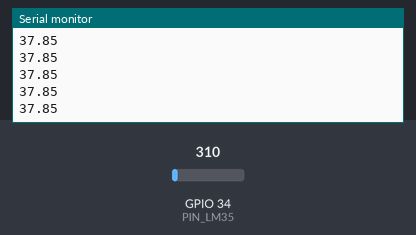
The sketch below on a simulated ESP32. On the bench: the last lines printed to the serial monitor. Inputs (shaded band) come from the test bench; at power-on: GPIO 34 (PIN_LM35) = 310.

Above: at 1.2 s.
1.3 s: GPIO 34 (PIN_LM35) set to 372
At 1.31 s:
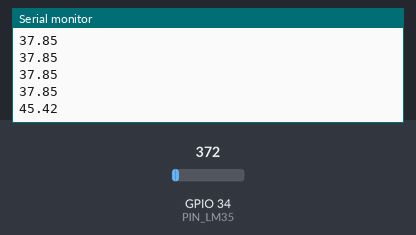
2.8 s: GPIO 34 (PIN_LM35) set to 434
At 2.81 s:
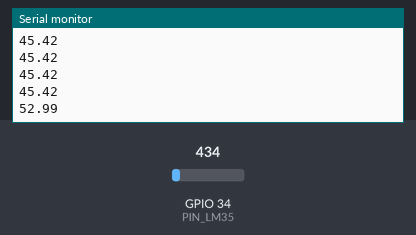
Timing chart, 0 to 5.8 s (numbered marks = the images above; inputs shaded):
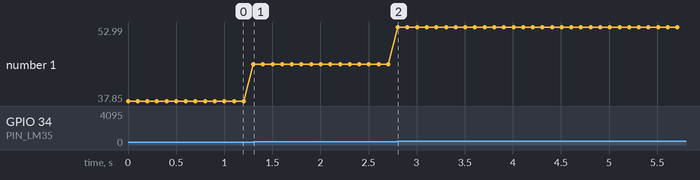

The sketch:

LDR_read.ino
```cpp
//int pinLDR = 25;
#define PIN_LDR 25
#define PIN_LM35 34

void setup() {
  // put your setup code here, to run once:
  Serial.begin(9600);
}

void loop() {
  // put your main code here, to run repeatedly:

  //Serial.println(analogRead(PIN_LDR));
  Serial.println(analogRead(PIN_LM35)*0.1221);//Grados
  delay(100);
}
```

Measured:
- after the input at 1.3 s, the serial monitor: prints a new line at once (image 1)
- after the input at 2.8 s, the serial monitor: prints a new line at once (image 2)
- plotted number 1: 37.85 → 45.42 after the input at 1.3 s, 45.42 → 52.99 after the input at 2.8 s
